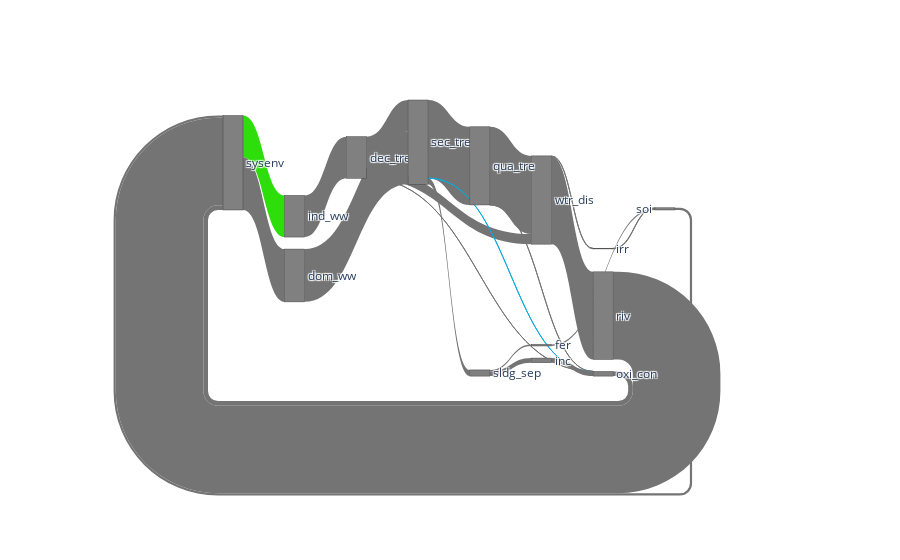

The notebook cell this image was saved under:
### Code cell
# colorpicker.dev

colors = {'default' : "rgb(116,116,116)", "sysenv => ind_ww" : "rgb(45,222,10)", 'sec_tre => oxi_con' : 'rgb(10,169,222)'}
fig = fde.PlotlySankeyPlotter(mfa=mfa_wt, exclude_processes=[], flow_color_dict = colors).plot()
fig.show()

### Figure 1 — Plotly figure (JSON) as saved in the notebook; plotly's stock layout.template omitted (floating-point values rounded to 4 significant figures)
{"data": [{"arrangement": "snap", "link": {"color": ["rgb(45,222,10)", "rgb(116,116,116)", "rgb(116,116,116)", "rgb(116,116,116)", "rgb(116,116,116)", "rgb(116,116,116)", "rgb(116,116,116)", "rgb(116,116,116)", "rgb(116,116,116)", "rgb(10,169,222)", "rgb(116,116,116)", "rgb(116,116,116)", "rgb(116,116,116)", "rgb(116,116,116)", "rgb(116,116,116)", "rgb(116,116,116)", "rgb(116,116,116)", "rgb(116,116,116)", "rgb(116,116,116)", "rgb(116,116,116)", "rgb(116,116,116)", "rgb(116,116,116)", "rgb(116,116,116)", "rgb(116,116,116)", "rgb(116,116,116)", "rgb(116,116,116)"], "label": ["sysenv => ind_ww", "sysenv => dom_ww", "ind_ww => dec_tre", "dom_ww => sec_tre", "dec_tre => sec_tre", "dec_tre => wtr_dis", "dec_tre => oxi_con", "sec_tre => qua_tre", "sec_tre => sldg_sep", "sec_tre => oxi_con", "qua_tre => wtr_dis", "qua_tre => inc", "qua_tre => oxi_con", "wtr_dis => irr", "wtr_dis => riv", "sldg_sep => inc", "sldg_sep => fer", "irr => soi", "fer => soi", "inc => lan", "inc => co2", "inc => oxi_con", "oxi_con => sysenv", "co2 => sysenv", "soi => sysenv", "riv => sysenv"], "source": [0, 0, 1, 2, 3, 3, 3, 4, 4, 4, 13, 13, 13, 9, 9, 5, 5, 10, 7, 6, 6, 6, 14, 12, 8, 11], "target": [1, 2, 3, 4, 4, 9, 14, 13, 5, 14, 9, 6, 14, 10, 11, 6, 7, 8, 8, 15, 12, 14, 0, 0, 0, 0], "value": [27270000000.0, 34580000000.0, 27270000000.0, 34580000000.0, 20660000000.0, 6614000000.0, 653.0, 51190000000.0, 4046000000.0, 1993.0, 51190000000.0, 0, 3333.0, 429700000.0, 57370000000.0, 3035000000.0, 1011000000.0, 429700000.0, 1011000000.0, -100.6, -1911.0, 3035000000.0, 3035000000.0, -1911.0, 1441000000.0, 57370000000.0]}, "node": {"color": ["gray", "gray", "gray", "gray", "gray", "gray", "gray", "gray", "gray", "gray", "gray", "gray", "gray", "gray", "gray", "gray"], "label": ["sysenv", "ind_ww", "dom_ww", "dec_tre", "sec_tre", "sldg_sep", "inc", "fer", "soi", "wtr_dis", "irr", "riv", "co2", "qua_tre", "oxi_con", "lan"], "pad": 10}, "type": "sankey"}], "layout": {}}
